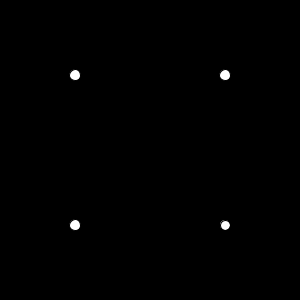
Frame 1 (no input)
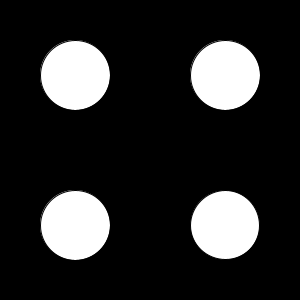
Frame 60 (the mouse pressed at the canvas centre just before this capture)
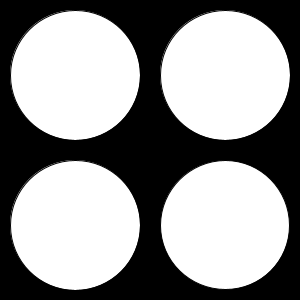
Frame 120 (the mouse held since frame 60 and released just before this capture)

The Processing sketch that drew these frames (run headless with seeded random() and noise(); from frame 60 on, the mouse is pressed at the canvas centre):

// Processing sketch: processing_70385
// ── processing_70385.pde

//Hanson T., Animations, Cp1 16/17
//http://hansonscp.comoj.com/Animations.html
int w=10;
int changew=1;
int x=0;
float white=0;
void setup()
{
  size(300,300);
  background(0,0,0);
  frameRate(1000);
}
void draw()
{
  ellipse(225,225,w,w);
  w=w+changew; 
  if (w>150)
  {
    changew=-1;
  }
  if(w<0)
  {
   changew=1;
  }
  ellipse(75,75,w,w);
  if(w>150)
  {
   changew=-2;
  }
  if(w<1)
  {
    changew=2;
  } 
  ellipse(75,225,w,w);
  if(w>150)
   {
   changew=-2;
  }
  if(w<1)
  {
    changew=2;
  }
  ellipse(225,75,w,w);
  if(w>150)
   {
   changew=-2;
  }
  if(w<1)
  {
    changew=2;
  } 
}
